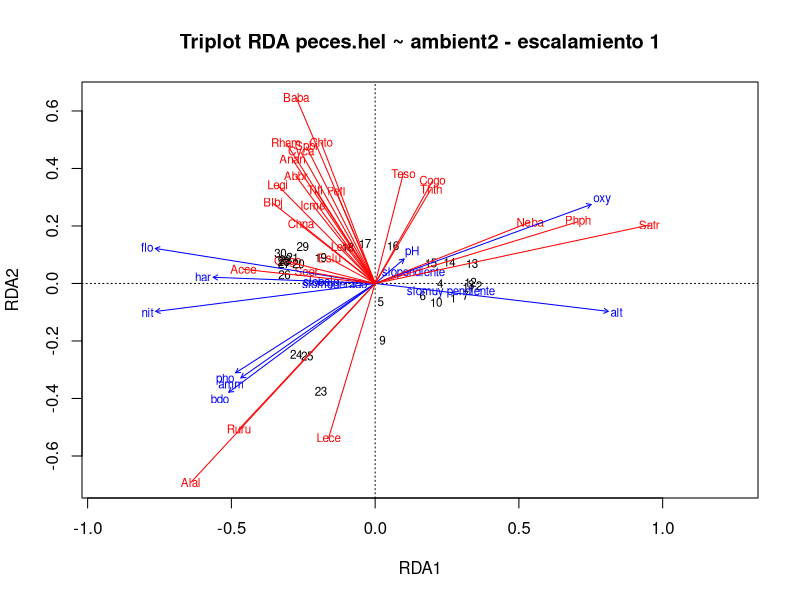
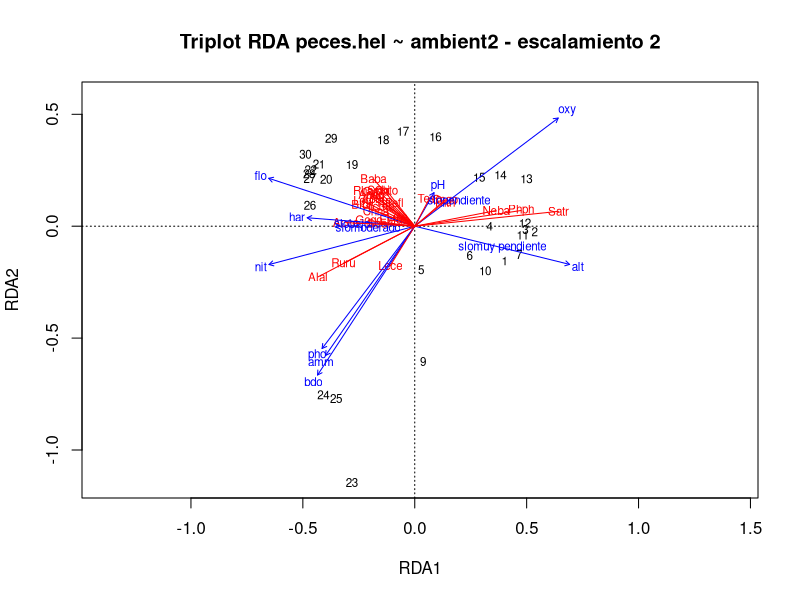

Source code (R) for these figures, in order:
## ---- chunk 1
knitr::opts_chunk$set(fig.width=11, 
                      fig.height=7)
## ---- chunk 2
require(vegan)
require(dplyr)
## ---- chunk 3
# Lectura
ambient       <- read.csv2("ambientales.csv",enc="latin1",row.names=1)
peces         <- read.csv2("peces.csv",enc="latin1",row.names=1)
locs          <- read.csv2("localidades.csv",enc="latin1",row.names=1)
nomEspec      <- read.csv2("nombresdeespecies.csv",enc="latin1")
nomVarAmbient <- read.csv2("Nombresdevariablesambientales.csv",enc="latin1")

# Adecuación
# Quitar el sitio que no tiene ninguna especie
sumEsp  <- apply(peces,1,sum)
peces   <- peces[sumEsp!=0,]
ambient <- ambient[sumEsp!=0,]
locs    <- locs[sumEsp!=0,]

## ---- chunk 4
# Reservar la variable distancia a la desembocadura para futuro análisis
das <- ambient %>% select(das)
ambient1 <- ambient %>% select(-das)
ambient2 <- ambient1
ambient2$slo <- cut(ambient1$slo, quantile(ambient1$slo), include.lowest = TRUE, 
                    labels = c("bajo","moderado","pendiente","muy pendiente"))
with(ambient2, table(slo))

fisio <- ambient2 %>% select(alt:flo)
quim <- ambient2 %>% select(pH:bdo)

peces.hel <- decostand(peces, "hellinger")
## ---- chunk 5
(peces.rda <- rda(peces.hel ~ ., ambient2))
summary(peces.rda)

coef(peces.rda)
## ---- chunk 6
(R2 <- RsquareAdj(peces.rda)$r.squared)

(R2adj <- RsquareAdj(peces.rda)$adj.r.squared)
## ---- chunk 7
plot(peces.rda, scaling=1, 
	main="Triplot RDA peces.hel ~ ambient2 - escalamiento 1")
peces.sc <- scores(peces.rda, choices=1:2, scaling=1, display="sp")
arrows(0, 0, peces.sc[, 1], peces.sc[, 2], length=0, lty=1, col="red")

## ---- chunk 8
plot(peces.rda, main="Triplot RDA peces.hel ~ ambient2 - escalamiento 2")
spe2.sc <- scores(peces.rda, choices=1:2, display="sp")
arrows(0, 0, spe2.sc[, 1], spe2.sc[, 2], length=0, lty=1, col="red")
